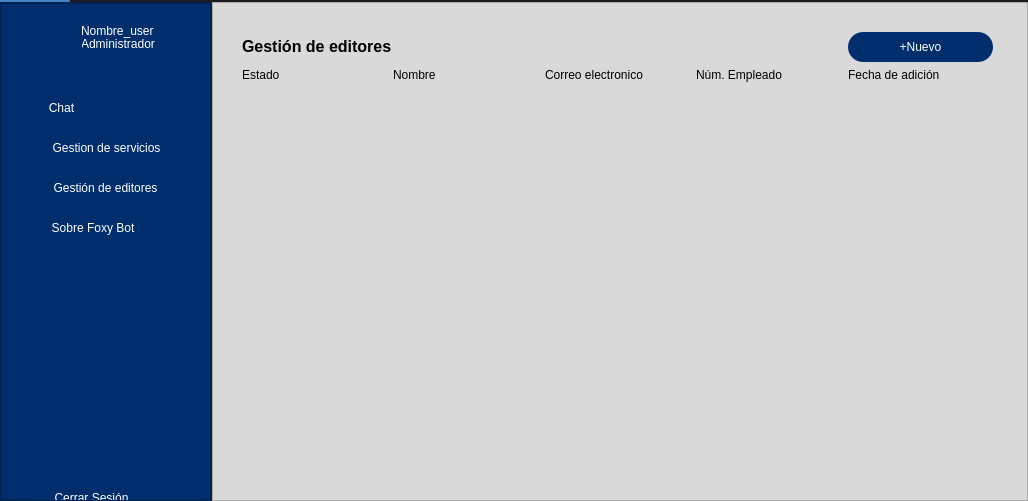
<?xml version="1.0" encoding="UTF-8"?>
<ui version="4.0">
 <class>VentanaAdmin</class>
 <widget class="QMainWindow" name="VentanaAdmin">
  <property name="geometry">
   <rect>
    <x>0</x>
    <y>0</y>
    <width>1028</width>
    <height>501</height>
   </rect>
  </property>
  <property name="minimumSize">
   <size>
    <width>1000</width>
    <height>500</height>
   </size>
  </property>
  <property name="windowTitle">
   <string>MainWindow</string>
  </property>
  <property name="styleSheet">
   <string notr="true">background-color: rgb(45, 45, 45);</string>
  </property>
  <widget class="QWidget" name="centralwidget">
   <layout class="QVBoxLayout" name="verticalLayout">
    <property name="spacing">
     <number>0</number>
    </property>
    <property name="leftMargin">
     <number>0</number>
    </property>
    <property name="topMargin">
     <number>0</number>
    </property>
    <property name="rightMargin">
     <number>0</number>
    </property>
    <property name="bottomMargin">
     <number>0</number>
    </property>
    <item>
     <widget class="QFrame" name="Top_Bar">
      <property name="maximumSize">
       <size>
        <width>16777215</width>
        <height>40</height>
       </size>
      </property>
      <property name="styleSheet">
       <string notr="true">background-color: rgb(35, 35, 35);</string>
      </property>
      <property name="frameShape">
       <enum>QFrame::NoFrame</enum>
      </property>
      <property name="frameShadow">
       <enum>QFrame::Raised</enum>
      </property>
      <layout class="QHBoxLayout" name="horizontalLayout">
       <property name="spacing">
        <number>0</number>
       </property>
       <property name="leftMargin">
        <number>0</number>
       </property>
       <property name="topMargin">
        <number>0</number>
       </property>
       <property name="rightMargin">
        <number>0</number>
       </property>
       <property name="bottomMargin">
        <number>0</number>
       </property>
       <item>
        <widget class="QFrame" name="frame_toggle">
         <property name="maximumSize">
          <size>
           <width>70</width>
           <height>40</height>
          </size>
         </property>
         <property name="styleSheet">
          <string notr="true">background-color: rgb(85, 170, 255);</string>
         </property>
         <property name="frameShape">
          <enum>QFrame::StyledPanel</enum>
         </property>
         <property name="frameShadow">
          <enum>QFrame::Raised</enum>
         </property>
         <layout class="QVBoxLayout" name="verticalLayout_2">
          <property name="spacing">
           <number>0</number>
          </property>
          <property name="leftMargin">
           <number>0</number>
          </property>
          <property name="topMargin">
           <number>0</number>
          </property>
          <property name="rightMargin">
           <number>0</number>
          </property>
          <property name="bottomMargin">
           <number>0</number>
          </property>
         </layout>
        </widget>
       </item>
       <item>
        <widget class="QFrame" name="frame_top">
         <property name="frameShape">
          <enum>QFrame::StyledPanel</enum>
         </property>
         <property name="frameShadow">
          <enum>QFrame::Raised</enum>
         </property>
        </widget>
       </item>
      </layout>
     </widget>
    </item>
    <item>
     <widget class="QFrame" name="Content">
      <property name="styleSheet">
       <string notr="true">background-color: rgb(255, 255, 255);</string>
      </property>
      <property name="frameShape">
       <enum>QFrame::NoFrame</enum>
      </property>
      <property name="frameShadow">
       <enum>QFrame::Raised</enum>
      </property>
      <layout class="QHBoxLayout" name="horizontalLayout_2">
       <property name="spacing">
        <number>0</number>
       </property>
       <property name="leftMargin">
        <number>0</number>
       </property>
       <property name="topMargin">
        <number>0</number>
       </property>
       <property name="rightMargin">
        <number>0</number>
       </property>
       <property name="bottomMargin">
        <number>0</number>
       </property>
       <item>
        <widget class="QFrame" name="frame_left_menu">
         <property name="minimumSize">
          <size>
           <width>212</width>
           <height>0</height>
          </size>
         </property>
         <property name="maximumSize">
          <size>
           <width>70</width>
           <height>16777215</height>
          </size>
         </property>
         <property name="styleSheet">
          <string notr="true">background-color: rgb(0, 46, 109);</string>
         </property>
         <property name="frameShape">
          <enum>QFrame::StyledPanel</enum>
         </property>
         <property name="frameShadow">
          <enum>QFrame::Raised</enum>
         </property>
         <layout class="QVBoxLayout" name="verticalLayout_3">
          <property name="leftMargin">
           <number>0</number>
          </property>
          <property name="topMargin">
           <number>0</number>
          </property>
          <property name="rightMargin">
           <number>0</number>
          </property>
          <property name="bottomMargin">
           <number>0</number>
          </property>
          <item>
           <widget class="QFrame" name="frame_3">
            <property name="frameShape">
             <enum>QFrame::StyledPanel</enum>
            </property>
            <property name="frameShadow">
             <enum>QFrame::Raised</enum>
            </property>
            <widget class="QPushButton" name="btn_chat">
             <property name="geometry">
              <rect>
               <x>20</x>
               <y>90</y>
               <width>171</width>
               <height>30</height>
              </rect>
             </property>
             <property name="minimumSize">
              <size>
               <width>0</width>
               <height>30</height>
              </size>
             </property>
             <property name="styleSheet">
              <string notr="true">QPushButton {
	font: 11.5pt &quot;Calibri&quot;;
	color: rgb(255, 255, 255);
	padding-left:-90px;
	background-color: rgb(0, 46, 109);
	border: 0px solid;
	border-radius:15px;
}
QPushButton:hover {
	background-color: rgb(93, 129, 163);
}


	
	
	
	
</string>
             </property>
             <property name="text">
              <string>Chat</string>
             </property>
             <property name="flat">
              <bool>false</bool>
             </property>
            </widget>
            <widget class="QLabel" name="label_2">
             <property name="geometry">
              <rect>
               <x>80</x>
               <y>20</y>
               <width>101</width>
               <height>16</height>
              </rect>
             </property>
             <property name="styleSheet">
              <string notr="true">color: rgb(255, 255, 255);
font: 11.5pt &quot;Calibri&quot;;</string>
             </property>
             <property name="text">
              <string>Nombre_user</string>
             </property>
            </widget>
            <widget class="QLabel" name="label_3">
             <property name="geometry">
              <rect>
               <x>80</x>
               <y>31</y>
               <width>101</width>
               <height>20</height>
              </rect>
             </property>
             <property name="styleSheet">
              <string notr="true">color: rgb(255, 255, 255);
font: 25 11pt &quot;Calibri Light&quot;;
background-color: transparent;</string>
             </property>
             <property name="text">
              <string>Administrador</string>
             </property>
            </widget>
            <widget class="QPushButton" name="btn_about">
             <property name="geometry">
              <rect>
               <x>20</x>
               <y>210</y>
               <width>171</width>
               <height>30</height>
              </rect>
             </property>
             <property name="minimumSize">
              <size>
               <width>0</width>
               <height>30</height>
              </size>
             </property>
             <property name="styleSheet">
              <string notr="true">QPushButton {
	font: 11.5pt &quot;Calibri&quot;;
	color: rgb(255, 255, 255);
	padding-left:-27px;
	background-color: rgb(0, 46, 109);
	border: 0px solid;
	border-radius:15px;
}
QPushButton:hover {
	background-color: rgb(93, 129, 163);
}


	
	
	
	
</string>
             </property>
             <property name="text">
              <string>Sobre Foxy Bot</string>
             </property>
             <property name="flat">
              <bool>false</bool>
             </property>
            </widget>
            <widget class="QLabel" name="label_4">
             <property name="geometry">
              <rect>
               <x>30</x>
               <y>10</y>
               <width>51</width>
               <height>41</height>
              </rect>
             </property>
             <property name="contextMenuPolicy">
              <enum>Qt::CustomContextMenu</enum>
             </property>
             <property name="text">
              <string/>
             </property>
             <property name="pixmap">
              <pixmap>../img/ico.png</pixmap>
             </property>
             <property name="scaledContents">
              <bool>true</bool>
             </property>
            </widget>
            <widget class="QPushButton" name="btn_about_2">
             <property name="geometry">
              <rect>
               <x>20</x>
               <y>170</y>
               <width>171</width>
               <height>30</height>
              </rect>
             </property>
             <property name="minimumSize">
              <size>
               <width>0</width>
               <height>30</height>
              </size>
             </property>
             <property name="styleSheet">
              <string notr="true">QPushButton {
	font: 11.5pt &quot;Calibri&quot;;
	color: rgb(255, 255, 255);
	padding-left:-2px;
	background-color: rgb(0, 46, 109);
	border: 0px solid;
	border-radius:15px;
}
QPushButton:hover {
	background-color: rgb(93, 129, 163);
}


	
	
	
	
</string>
             </property>
             <property name="text">
              <string>Gestión de editores</string>
             </property>
             <property name="flat">
              <bool>false</bool>
             </property>
            </widget>
            <widget class="QPushButton" name="btn_about_7">
             <property name="geometry">
              <rect>
               <x>20</x>
               <y>130</y>
               <width>171</width>
               <height>30</height>
              </rect>
             </property>
             <property name="minimumSize">
              <size>
               <width>0</width>
               <height>30</height>
              </size>
             </property>
             <property name="styleSheet">
              <string notr="true">QPushButton {
	font: 11.5pt &quot;Calibri&quot;;
	color: rgb(255, 255, 255);
	padding-left:0px;
	background-color: rgb(0, 46, 109);
	border: 0px solid;
	border-radius:15px;
}
QPushButton:hover {
	background-color: rgb(93, 129, 163);
}


	
	
	
	
</string>
             </property>
             <property name="text">
              <string>Gestion de servicios</string>
             </property>
             <property name="flat">
              <bool>false</bool>
             </property>
            </widget>
            <widget class="QPushButton" name="btn_cerrarSesion">
             <property name="geometry">
              <rect>
               <x>30</x>
               <y>480</y>
               <width>171</width>
               <height>30</height>
              </rect>
             </property>
             <property name="minimumSize">
              <size>
               <width>0</width>
               <height>30</height>
              </size>
             </property>
             <property name="styleSheet">
              <string notr="true">QPushButton {
	font: 9pt &quot;Calibri&quot;;
	color: rgb(255, 255, 255);
	padding-left:-50px;
	background-color: rgb(0, 46, 109);
	border: 0px solid;
	border-radius:15px;
}
QPushButton:hover {
	background-color: rgb(93, 129, 163);
}


	
	
	
	
</string>
             </property>
             <property name="text">
              <string>Cerrar Sesión</string>
             </property>
             <property name="flat">
              <bool>false</bool>
             </property>
            </widget>
           </widget>
          </item>
         </layout>
        </widget>
       </item>
       <item>
        <widget class="QFrame" name="frame_pages">
         <property name="maximumSize">
          <size>
           <width>16777215</width>
           <height>16777215</height>
          </size>
         </property>
         <property name="styleSheet">
          <string notr="true">background-color: rgb(217, 217, 217);</string>
         </property>
         <property name="frameShape">
          <enum>QFrame::StyledPanel</enum>
         </property>
         <property name="frameShadow">
          <enum>QFrame::Raised</enum>
         </property>
         <layout class="QVBoxLayout" name="verticalLayout_5">
          <item>
           <widget class="QStackedWidget" name="stackedWidget">
            <property name="currentIndex">
             <number>2</number>
            </property>
            <widget class="QWidget" name="page_1">
             <layout class="QVBoxLayout" name="verticalLayout_7">
              <item>
               <widget class="QFrame" name="frame">
                <property name="styleSheet">
                 <string notr="true">QFrame{
	background-color: rgb(217, 217, 217);
	border-radius:26px;

}</string>
                </property>
                <property name="frameShape">
                 <enum>QFrame::StyledPanel</enum>
                </property>
                <property name="frameShadow">
                 <enum>QFrame::Raised</enum>
                </property>
                <widget class="QFrame" name="frame_input_messages">
                 <property name="geometry">
                  <rect>
                   <x>10</x>
                   <y>400</y>
                   <width>721</width>
                   <height>71</height>
                  </rect>
                 </property>
                 <property name="styleSheet">
                  <string notr="true">QFrame{
	
	
	
	padding-top:1px;
	border-radius:25px;
}</string>
                 </property>
                 <property name="frameShape">
                  <enum>QFrame::StyledPanel</enum>
                 </property>
                 <property name="frameShadow">
                  <enum>QFrame::Raised</enum>
                 </property>
                 <widget class="QLineEdit" name="lineEdit">
                  <property name="geometry">
                   <rect>
                    <x>100</x>
                    <y>9</y>
                    <width>601</width>
                    <height>51</height>
                   </rect>
                  </property>
                  <property name="styleSheet">
                   <string notr="true">QLineEdit{
	
	
	
	
	background-color: rgb(167, 182, 203);
	padding-top:1px;
	border-radius:25px;
	
	border-color: rgb(0, 46, 109);
}</string>
                  </property>
                 </widget>
                 <widget class="QLabel" name="label_5">
                  <property name="geometry">
                   <rect>
                    <x>10</x>
                    <y>20</y>
                    <width>51</width>
                    <height>41</height>
                   </rect>
                  </property>
                  <property name="contextMenuPolicy">
                   <enum>Qt::CustomContextMenu</enum>
                  </property>
                  <property name="text">
                   <string/>
                  </property>
                  <property name="pixmap">
                   <pixmap>../img/ico.png</pixmap>
                  </property>
                  <property name="scaledContents">
                   <bool>true</bool>
                  </property>
                 </widget>
                </widget>
               </widget>
              </item>
             </layout>
            </widget>
            <widget class="QWidget" name="page_2">
             <layout class="QVBoxLayout" name="verticalLayout_6">
              <item>
               <widget class="QFrame" name="frame_2">
                <property name="styleSheet">
                 <string notr="true">QFrame{
	background-color: rgb(217, 217, 217);
	border-radius:26px;

}</string>
                </property>
                <property name="frameShape">
                 <enum>QFrame::StyledPanel</enum>
                </property>
                <property name="frameShadow">
                 <enum>QFrame::Raised</enum>
                </property>
                <widget class="QWidget" name="verticalLayoutWidget">
                 <property name="geometry">
                  <rect>
                   <x>10</x>
                   <y>10</y>
                   <width>751</width>
                   <height>471</height>
                  </rect>
                 </property>
                 <layout class="QVBoxLayout" name="verticalLayout_4">
                  <item>
                   <layout class="QGridLayout" name="gridLayout_4">
                    <item row="1" column="0">
                     <layout class="QVBoxLayout" name="verticalLayout_11">
                      <item>
                       <widget class="QLabel" name="label_17">
                        <property name="text">
                         <string/>
                        </property>
                       </widget>
                      </item>
                     </layout>
                    </item>
                    <item row="1" column="1">
                     <layout class="QHBoxLayout" name="horizontalLayout_6">
                      <item>
                       <widget class="QLabel" name="label_15">
                        <property name="text">
                         <string>Titulo</string>
                        </property>
                       </widget>
                      </item>
                     </layout>
                    </item>
                    <item row="1" column="5">
                     <widget class="QLabel" name="label_16">
                      <property name="text">
                       <string>Fecha de adición</string>
                      </property>
                     </widget>
                    </item>
                    <item row="1" column="3">
                     <widget class="QLabel" name="label_13">
                      <property name="text">
                       <string>Numero de soluciones</string>
                      </property>
                     </widget>
                    </item>
                    <item row="1" column="4">
                     <widget class="QLabel" name="label_14">
                      <property name="text">
                       <string>Agregado por </string>
                      </property>
                     </widget>
                    </item>
                    <item row="0" column="4">
                     <widget class="QPushButton" name="btn_Nuevo_4">
                      <property name="minimumSize">
                       <size>
                        <width>0</width>
                        <height>30</height>
                       </size>
                      </property>
                      <property name="cursor">
                       <cursorShape>PointingHandCursor</cursorShape>
                      </property>
                      <property name="styleSheet">
                       <string notr="true">QPushButton {
	
	font: 14pt &quot;Calibri&quot;;
	color: rgb(255, 255, 255);
	background-color: rgb(0, 46, 109);
	border: 0px solid;
	border-radius:15px;
}
QPushButton:hover {
	background-color: rgb(93, 129, 163);
}


	
	
	
	
</string>
                      </property>
                      <property name="text">
                       <string>+Nuevo</string>
                      </property>
                      <property name="flat">
                       <bool>false</bool>
                      </property>
                     </widget>
                    </item>
                    <item row="0" column="5">
                     <widget class="QPushButton" name="btn_Nuevo_3">
                      <property name="enabled">
                       <bool>false</bool>
                      </property>
                      <property name="minimumSize">
                       <size>
                        <width>0</width>
                        <height>30</height>
                       </size>
                      </property>
                      <property name="styleSheet">
                       <string notr="true">QPushButton {
	
	font: 14pt &quot;Calibri&quot;;
	color: rgb(255, 255, 255);
	
	background-color: rgb(210, 0, 0);
	border: 0px solid;
	border-radius:15px;
}
QPushButton:hover {
	background-color: rgb(93, 129, 163);
}


	
	
	
	
</string>
                      </property>
                      <property name="text">
                       <string>Eliminar</string>
                      </property>
                      <property name="flat">
                       <bool>false</bool>
                      </property>
                     </widget>
                    </item>
                    <item row="0" column="0" colspan="2">
                     <widget class="QLabel" name="label_18">
                      <property name="text">
                       <string>&lt;html&gt;&lt;head/&gt;&lt;body&gt;&lt;p&gt;&lt;span style=&quot; font-size:12pt; font-weight:600;&quot;&gt;Gestión de servicios&lt;/span&gt;&lt;/p&gt;&lt;/body&gt;&lt;/html&gt;</string>
                      </property>
                     </widget>
                    </item>
                    <item row="2" column="3">
                     <spacer name="verticalSpacer_2">
                      <property name="orientation">
                       <enum>Qt::Vertical</enum>
                      </property>
                      <property name="sizeHint" stdset="0">
                       <size>
                        <width>20</width>
                        <height>40</height>
                       </size>
                      </property>
                     </spacer>
                    </item>
                   </layout>
                  </item>
                 </layout>
                </widget>
               </widget>
              </item>
             </layout>
            </widget>
            <widget class="QWidget" name="page_8">
             <widget class="QFrame" name="frame_7">
              <property name="geometry">
               <rect>
                <x>10</x>
                <y>10</y>
                <width>778</width>
                <height>498</height>
               </rect>
              </property>
              <property name="styleSheet">
               <string notr="true">QFrame{
	background-color: rgb(217, 217, 217);
	border-radius:26px;

}</string>
              </property>
              <property name="frameShape">
               <enum>QFrame::StyledPanel</enum>
              </property>
              <property name="frameShadow">
               <enum>QFrame::Raised</enum>
              </property>
              <widget class="QWidget" name="verticalLayoutWidget_2">
               <property name="geometry">
                <rect>
                 <x>10</x>
                 <y>10</y>
                 <width>751</width>
                 <height>471</height>
                </rect>
               </property>
               <layout class="QVBoxLayout" name="verticalLayout_12">
                <item>
                 <layout class="QGridLayout" name="gridLayout_5">
                  <item row="1" column="0">
                   <layout class="QVBoxLayout" name="verticalLayout_13">
                    <item>
                     <widget class="QLabel" name="label_19">
                      <property name="text">
                       <string>Estado</string>
                      </property>
                     </widget>
                    </item>
                   </layout>
                  </item>
                  <item row="1" column="1">
                   <layout class="QHBoxLayout" name="horizontalLayout_7">
                    <item>
                     <widget class="QLabel" name="label_20">
                      <property name="text">
                       <string>Nombre</string>
                      </property>
                     </widget>
                    </item>
                   </layout>
                  </item>
                  <item row="1" column="5">
                   <widget class="QLabel" name="label_21">
                    <property name="text">
                     <string>Fecha de adición</string>
                    </property>
                   </widget>
                  </item>
                  <item row="1" column="3">
                   <widget class="QLabel" name="label_22">
                    <property name="text">
                     <string>Correo electronico</string>
                    </property>
                   </widget>
                  </item>
                  <item row="1" column="4">
                   <widget class="QLabel" name="label_23">
                    <property name="text">
                     <string>Núm. Empleado</string>
                    </property>
                   </widget>
                  </item>
                  <item row="0" column="0" colspan="2">
                   <widget class="QLabel" name="label_24">
                    <property name="text">
                     <string>&lt;html&gt;&lt;head/&gt;&lt;body&gt;&lt;p&gt;&lt;span style=&quot; font-size:12pt; font-weight:600;&quot;&gt;Gestión de editores&lt;/span&gt;&lt;/p&gt;&lt;/body&gt;&lt;/html&gt;</string>
                    </property>
                   </widget>
                  </item>
                  <item row="2" column="3">
                   <spacer name="verticalSpacer_3">
                    <property name="orientation">
                     <enum>Qt::Vertical</enum>
                    </property>
                    <property name="sizeHint" stdset="0">
                     <size>
                      <width>20</width>
                      <height>40</height>
                     </size>
                    </property>
                   </spacer>
                  </item>
                  <item row="0" column="5">
                   <widget class="QPushButton" name="btn_Nuevo_5">
                    <property name="minimumSize">
                     <size>
                      <width>0</width>
                      <height>30</height>
                     </size>
                    </property>
                    <property name="cursor">
                     <cursorShape>PointingHandCursor</cursorShape>
                    </property>
                    <property name="styleSheet">
                     <string notr="true">QPushButton {
	
	font: 14pt &quot;Calibri&quot;;
	color: rgb(255, 255, 255);
	background-color: rgb(0, 46, 109);
	border: 0px solid;
	border-radius:15px;
}
QPushButton:hover {
	background-color: rgb(93, 129, 163);
}


	
	
	
	
</string>
                    </property>
                    <property name="text">
                     <string>+Nuevo</string>
                    </property>
                    <property name="flat">
                     <bool>false</bool>
                    </property>
                   </widget>
                  </item>
                 </layout>
                </item>
               </layout>
              </widget>
             </widget>
            </widget>
            <widget class="QWidget" name="page">
             <widget class="QFrame" name="frame_8">
              <property name="geometry">
               <rect>
                <x>10</x>
                <y>10</y>
                <width>781</width>
                <height>501</height>
               </rect>
              </property>
              <property name="styleSheet">
               <string notr="true">QFrame{
	background-color: rgb(217, 217, 217);
	border-radius:26px;

}</string>
              </property>
              <property name="frameShape">
               <enum>QFrame::StyledPanel</enum>
              </property>
              <property name="frameShadow">
               <enum>QFrame::Raised</enum>
              </property>
              <widget class="QLabel" name="label_25">
               <property name="geometry">
                <rect>
                 <x>370</x>
                 <y>190</y>
                 <width>141</width>
                 <height>61</height>
                </rect>
               </property>
               <property name="styleSheet">
                <string notr="true">font: 16pt &quot;Calibri&quot;;</string>
               </property>
               <property name="text">
                <string>&lt;html&gt;&lt;head/&gt;&lt;body&gt;&lt;p&gt;&lt;span style=&quot; font-size:18pt;&quot;&gt;FOXYBOT v0.1&lt;/span&gt;&lt;/p&gt;&lt;/body&gt;&lt;/html&gt;</string>
               </property>
              </widget>
             </widget>
            </widget>
           </widget>
          </item>
         </layout>
        </widget>
       </item>
      </layout>
     </widget>
    </item>
   </layout>
  </widget>
 </widget>
 <resources/>
 <connections/>
</ui>
